Frame 1 (no input): blank canvas, image omitted
Frame 60 (no input): blank canvas, image omitted
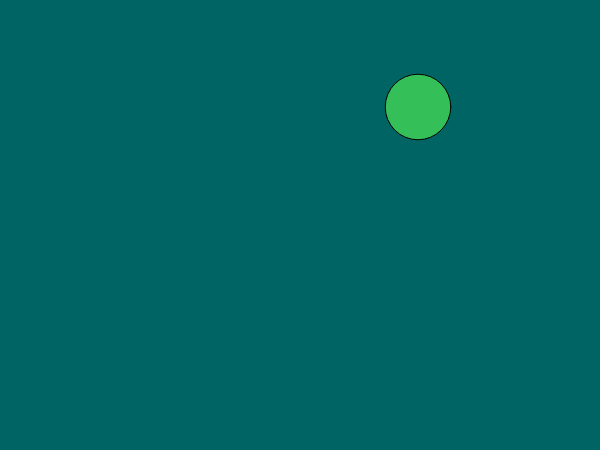
Frame 120 (the mouse pressed at the canvas centre since frame 60)

The p5.js sketch whose frames 1 and 60 were blank and that drew this single picture after the mouse press (run headless with seeded random() and noise() and a simulated clock; from frame 60 on, the mouse is pressed at the canvas centre):

// p5.js sketch
// ── sketch.js
//SERVER: python -m SimpleHTTPServer 8080

let ballRad;

let testChange;

class Ball {

	constructor(x, y) {
		this.w = random(ballRad / 2, ballRad + ballRad / 2);
		this.h = this.w;
		this.x = x; //random(this.w/2, width-(this.w/2));
		this.y = y; //random(this.h/2, height-(this.h/2));
		this.xspeed = 2;
		this.yspeed = 2;
		this.xdirection = undefined;
		this.ydirection = undefined;
		this.speedMultiplier = 0;
		this.r = random(0, 255);
		this.g = random(0, 255);
		this.b = random(0, 255);
	}
	update() {
		this.x += this.xspeed * this.xdirection;
		this.y += this.yspeed * this.ydirection;
	}
	showBall() {
		fill(this.r, this.g, this.b);
		ellipse(this.x, this.y, this.w, this.h);
	}
	randRGB() {
		this.r = random(0, 255);
		this.g = random(0, 255);
		this.b = random(0, 255);
	}
	checkX() {
		if (this.x + (this.w / 2) >= width || this.x - (this.w / 2) <= 0) {
			this.hitWall();
			//switch x direction
			this.xdirection = -this.xdirection;
			//if it is on the right, then move it a little to the left
			//otherwise, move it just outside the left
			if (this.x > width / 2) {
				this.x = width - (this.w / 2);
			} else {
				this.x = this.w / 2;
			}
		}
	}
	checkY() {
		if (this.y - (this.h / 2) <= 0 || this.y + (this.h / 2) >= height) {
			this.hitWall();
			//switch y direction
			this.ydirection = -this.ydirection;
			//if it is on the bottom, move it a little bit up
			//otherwise, move it just outside the top
			if (this.y > height / 2) {
				this.y = height - (this.h / 2);
			} else {
				this.y = this.h / 2;
			}
		}
	}
	hitWall() {
		//add multiplier
		this.xspeed += this.speedMultiplier;
		this.yspeed += this.speedMultiplier;
		//randomize color
		this.randRGB();
		//randomize size
		this.w = random(ballRad / 2, ballRad + ballRad / 2);
		this.h = this.w;
	}
	setRandDirection() {
		let _ = random(-1, 1);
		if (_ < 0) {
			this.xdirection = -1;
		} else {
			this.xdirection = 1;
		}
		_ = random(-1, 1);
		if (_ < 0) {
			this.ydirection = -1;
		} else {
			this.ydirection = 1;
		}
	}
}

let balls = [];

function createBall() {
	let newBall = new Ball(mouseX, mouseY);
	newBall.setRandDirection();
	balls.push(newBall);
	print('Number of balls: ' + balls.length);
}

function mousePressed() {
	createBall();
}

function mouseDragged() {
	createBall();
}

function setup() {
	createCanvas(600, 450);

	//set ballRad equal to smaller of width and height (both are p5 vars) * 0.1
	if (width >= height) {
		ballRad = height * 0.12;
	} else {
		ballRad = width * 0.12;
	}

}

function draw() {
	background(0, 100, 100);
	if (balls.length !== 0) {
		for (let ball of balls) {
			ball.showBall();
			ball.update();
			ball.checkX();
			ball.checkY();
		}
	}
}
